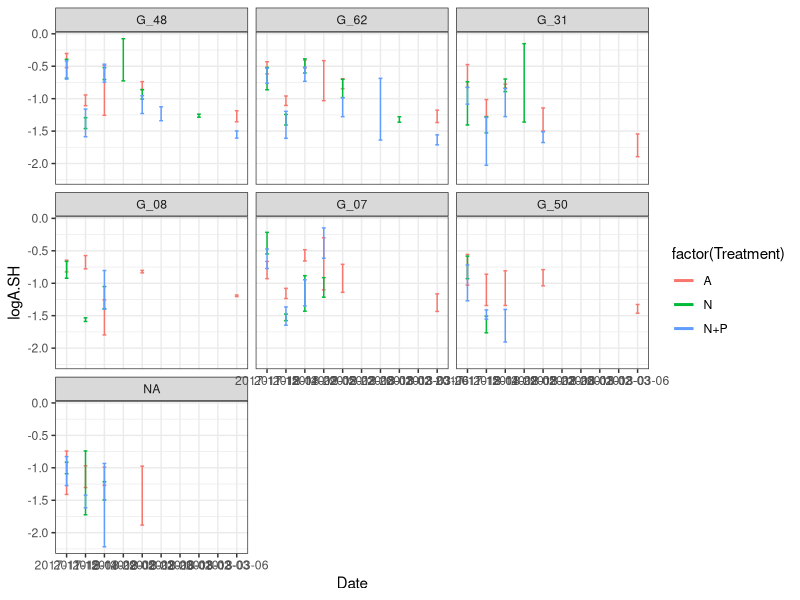
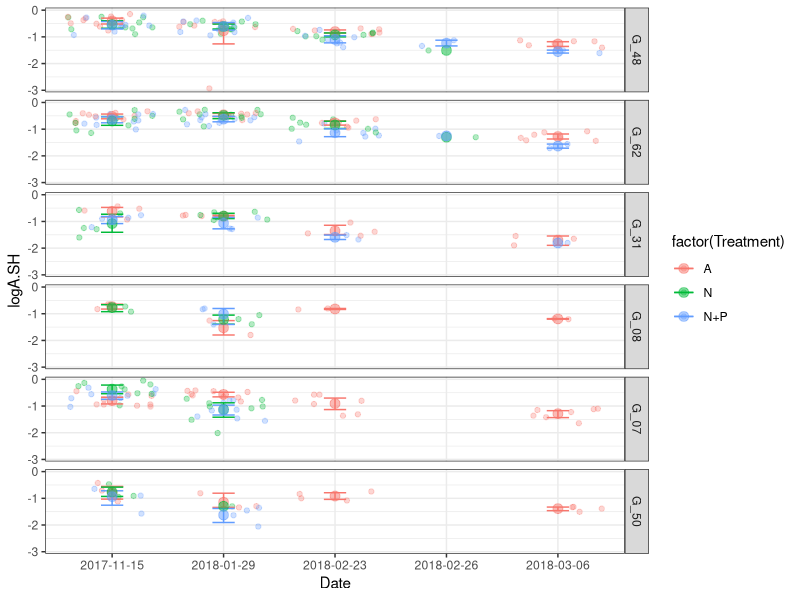
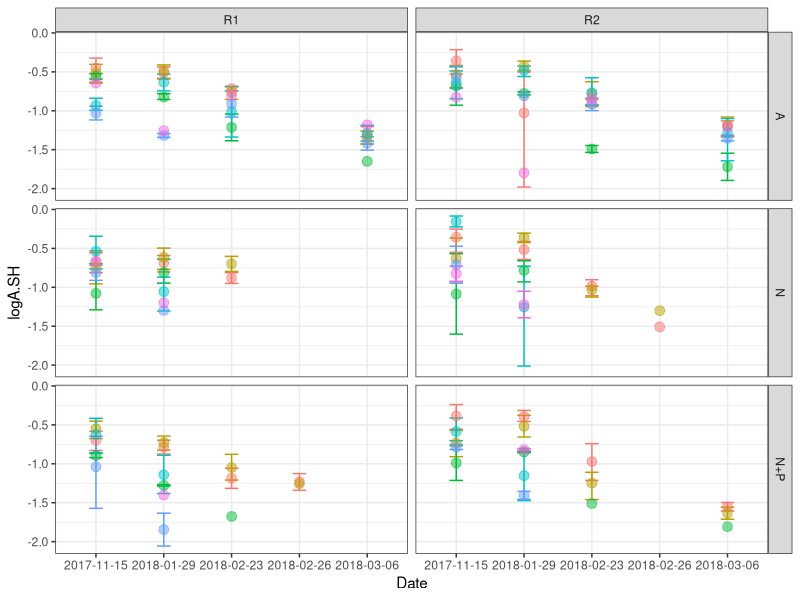
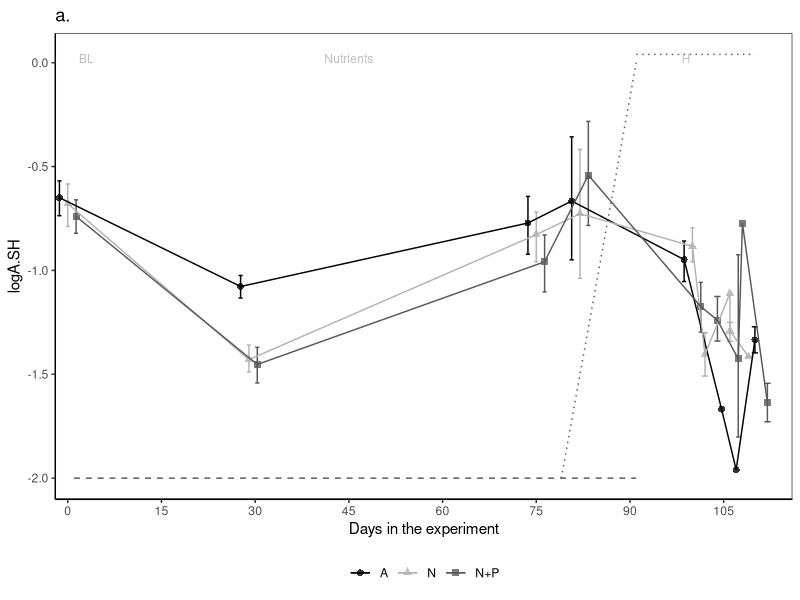
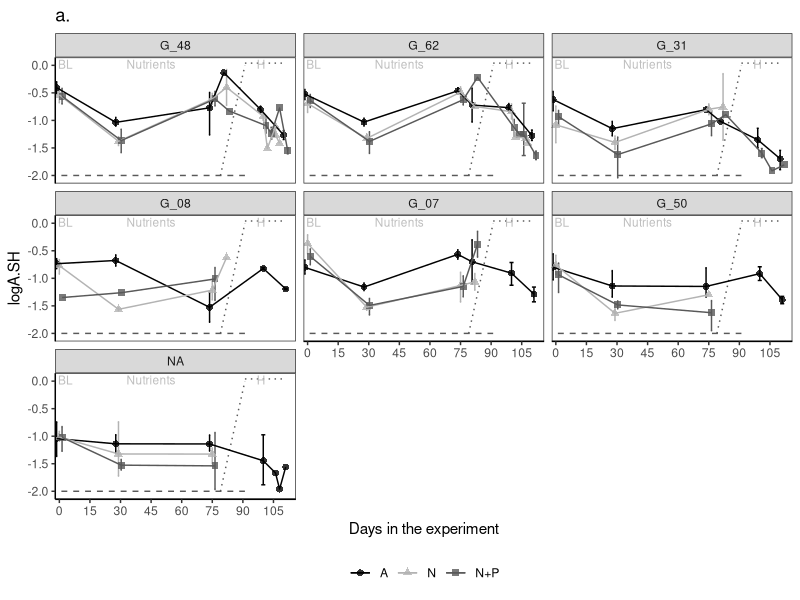
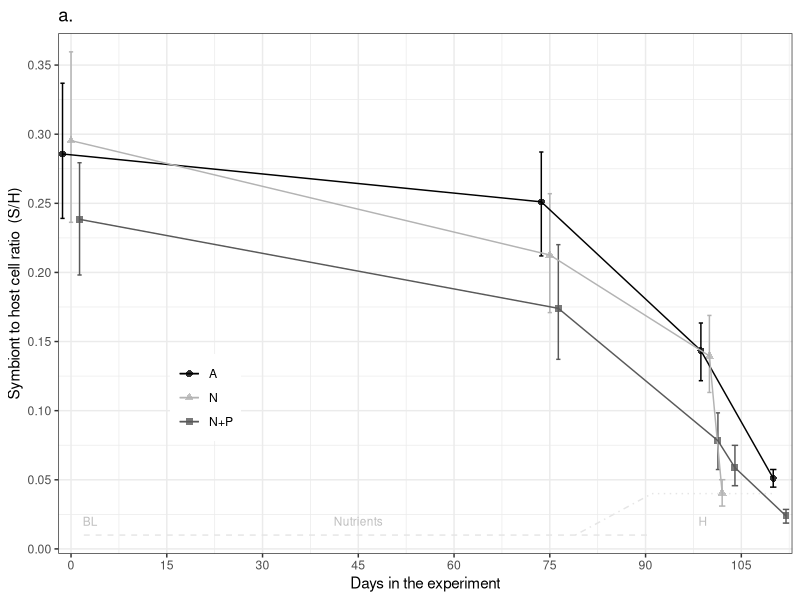
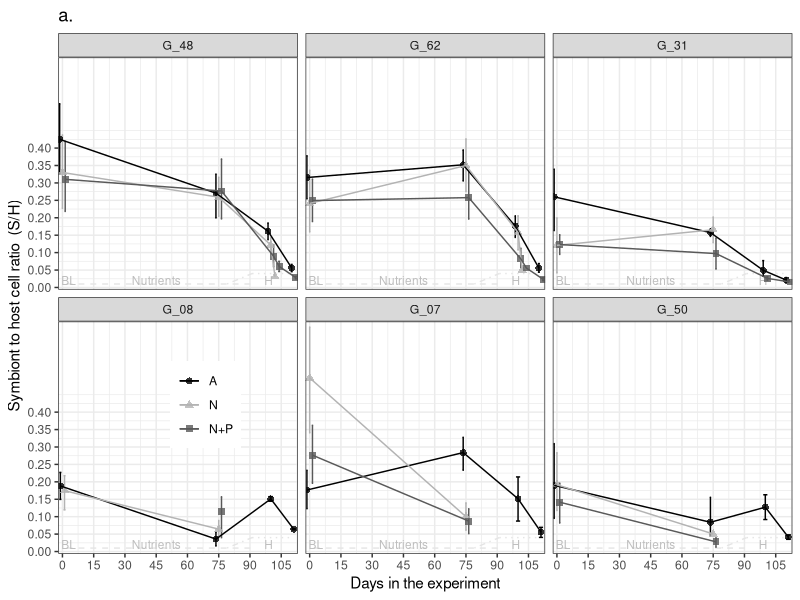
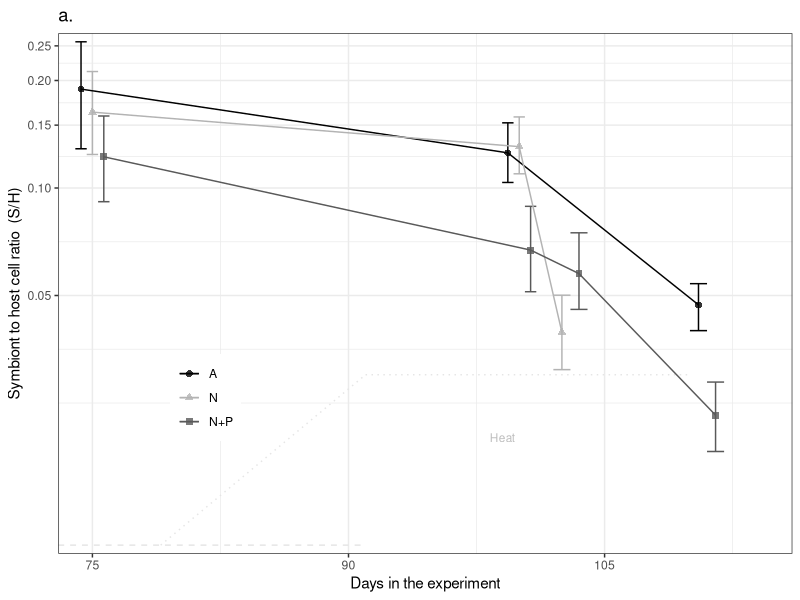

These figures' R source, in order: (Note: this script raises an error after producing the figures.)
## ---- chunk 1
knitr::opts_chunk$set(echo = TRUE, warning=FALSE, message=FALSE)
## ---- chunk 2

# Get all libraries and sources required to run the script
        library(plyr)
        library(dplyr)
        library(reshape2)
        library(ggplot2)
        library(ggthemes)
        library(lme4)
        library(lmerTest)
        library(emmeans)
        library(multcomp)
        library(scales)
        library(skimr)

# Default ggplot settings
Fill.colour<-scale_colour_manual(values = c("black", "gray70", "gray35"))

    ggthe_bw<-theme(plot.background=element_blank(),
          panel.grid.major.y = element_blank(),
          panel.grid.major.x = element_blank(),
          panel.grid.minor.x = element_blank(),
          panel.grid.minor.y = element_blank(),
          legend.box.background = element_rect(),
          panel.background =element_rect(fill = NA, color = "black")
          )+
    theme_bw()
## ---- chunk 3

# Import S/H cell ratio data
qPCR.variables<-read.csv("Outputs/Acer_SH_cell_ratio.csv")

# Variable types 
str(qPCR.variables)
  qPCR.variables$Colony<-as.factor(qPCR.variables$Genotype)
  qPCR.variables$DaysF<-as.factor(qPCR.variables$Days)

  summary(qPCR.variables)
  #skim(qPCR.variables)
  
  ## Genotype information
    MOTE<-read.csv("Genotype_Info.csv", header = TRUE)
    qPCR.variables<-merge(qPCR.variables, MOTE, 
                            by="Genotype", all.x=TRUE)
    
    qPCR.variables$MoteGen<-factor(as.character(
    qPCR.variables$MoteGen), 
                             levels=c("G_48", "G_62","G_31", 
                                      "G_08","G_07", "G_50"))  # Resistance order

## ---- chunk 4
logSHTreatment <- ggplot(qPCR.variables, aes(Date, logA.SH, colour=factor(Treatment))) +
       # geom_jitter(aes(colour=factor(Treatment))) +
       stat_summary(fun.data = "mean_cl_boot",geom = "errorbar", width = 0.2)+
       stat_summary(fun.y=mean, geom="line", size =1) +
       theme_bw() 
logSHTreatment + facet_wrap(~MoteGen)

# Removing weird points (whole fragment samples, between bleaching) and colonies not used (F)
    qPCR.variables_2<-subset(qPCR.variables, Date!="2018-02-05")
    qPCR.variables_2<-subset(qPCR.variables_2, Date!="2017-12-14")
    qPCR.variables_2<-subset(qPCR.variables_2, Date!="2018-03-01")
    qPCR.variables_2<-subset(qPCR.variables_2, Date!="2018-03-02")
    qPCR.variables_2<-subset(qPCR.variables_2, Date!="2018-03-03")
    qPCR.variables_2<-subset(qPCR.variables_2, Colony!="F")
    qPCR.variables_2<-subset(qPCR.variables_2, Sample!="145_T5")
    #qPCR.variables_2<-subset(qPCR.variables_2, Colony!="Yellow")
    

    

logSH_Colony<- ggplot(qPCR.variables_2, aes (Date, logA.SH, colour=factor(Treatment))) +
  geom_jitter(alpha=0.3)+
  stat_summary(fun.data = "mean_cl_boot",geom = "errorbar", width = 0.2 )+
  stat_summary(fun.y=mean, geom="point", size =3, alpha=0.5) +
  stat_summary(fun.y=mean, geom="line") +   theme_bw()
logSH_Colony + facet_grid (MoteGen~.)

logSH_Colony<- ggplot(qPCR.variables_2, aes (Date, logA.SH, colour=factor(Colony))) +
  stat_summary(fun.data = "mean_cl_boot",geom = "errorbar", width = 0.2 )+
  stat_summary(fun.y=mean, geom="point", size =3, alpha=0.5) +
  stat_summary(fun.y=mean, geom="line") +   theme_bw()
logSH_Colony + facet_grid (Treatment~Replicate) +
  theme(legend.position = "none")
## ---- chunk 5
qPCR.variables_2$Survivorship[qPCR.variables_2$MoteGen=="G_48"|
                              qPCR.variables_2$MoteGen=="G_62"|
                              qPCR.variables_2$MoteGen=="G_31"]<-"Resistant"

qPCR.variables_2$Survivorship[qPCR.variables_2$MoteGen=="G_08"|
                              qPCR.variables_2$MoteGen=="G_07"|
                              qPCR.variables_2$MoteGen=="G_50"]<-"Suceptible"
## ---- chunk 6
SH.0<-subset(qPCR.variables_2, Days<2)
  SH.0<-droplevels(SH.0)

SH.C<-subset(qPCR.variables_2, Days<77)
  SH.C<-subset(SH.C, Days>2)
  SH.C<-droplevels(SH.C)

SH.H<-subset(qPCR.variables_2, Days>76)
  SH.H<-droplevels(SH.H)
## ---- chunk 7
Summary_GenetTreatment<-qPCR.variables_2 %>%
        group_by(DaysF, MoteGen, Treatment) %>%
        dplyr::summarise(total.count=n()) 
Summary_GenetTreatment
## ---- chunk 8
Figure4 <- ggplot (qPCR.variables, aes(Days, logA.SH,
                                       colour=Treatment,
                                       #group=Fragment,
                                       shape=Treatment)) + 
    ggthe_bw + Fill.colour+ ggtitle("a.")+
    theme(legend.position="bottom",
        legend.title = element_blank(),
        panel.grid.major = element_blank(), panel.grid.minor = element_blank(),
        panel.background = element_blank(), axis.line = element_line(colour = "black")) +
       #geom_jitter(aes(colour=factor(Replicate))) +
     
        
      annotate("segment", x = 1, xend = 91, y = -2, yend = -2,
                  colour = "gray35", linetype=2)+
      annotate("segment", x = 79, xend = 91, y = -2, yend =0,
                  colour = "gray35", linetype=3)+
      annotate("segment", x = 91, xend = 110, y = 0.04, yend = 0.04,
                  colour = "gray35", linetype=3)+
      annotate("text", x = 3, y = 0.02, label = "BL", size=3, colour="gray")+
      annotate("text", x = 45, y = 0.02, label = "Nutrients", size=3, colour="gray")+
      annotate("text", x = 99, y = 0.02, label = "H", size=3, colour="gray")+
  
    #scale_y_continuous(breaks = seq(0, 0.4, 0.05),
     #                  #limits = c(0,0.5),
      #                 expand = c(0.01,0.01),
       #            name=("Symbiont to host cell ratio  (S/H)")) +
    scale_x_continuous(name="Days in the experiment",
                         limits = c(-2,116),
                         breaks = seq(0, 110, 15),  
                         expand = c(0, 0)) +
    stat_summary(fun.data = "mean_cl_boot",geom = "errorbar", 
                    position = position_dodge(width = 4), width = 2 )+
    stat_summary(fun.y=mean, geom="point", size =2, alpha=0.8, 
                   position = position_dodge(width = 4)) +
    stat_summary(fun.y=mean, geom="line", 
                    position = position_dodge(width = 4))

Figure4
Figure4+facet_wrap(~MoteGen)


#ggsave(file="Outputs/Fig_4_SH_Acer.svg", plot=Figure4, width=3.3, height=3.5)
## ---- chunk 9

Figure4 <- ggplot (qPCR.variables_2, aes(Days, A.Acer, colour=Treatment,
                                          shape=Treatment)) + 
    ggthe_bw + Fill.colour+ ggtitle("a.")+
    theme(legend.position=c(0.2, 0.3),
        legend.title = element_blank()) +
       #geom_jitter(aes(colour=factor(Replicate))) +
     
        
      annotate("segment", x = 2, xend = 91, y = 0.01, yend = 0.01,
                  colour = "gray90", linetype=2)+
      annotate("segment", x = 79, xend = 91, y = 0.01, yend = 0.04,
                  colour = "gray90", linetype=4)+
      annotate("segment", x = 91, xend = 110, y = 0.04, yend = 0.04,
                  colour = "gray90", linetype=3)+
      annotate("text", x = 3, y = 0.02, label = "BL", size=3, colour="gray")+
      annotate("text", x = 45, y = 0.02, label = "Nutrients", size=3, colour="gray")+
      annotate("text", x = 99, y = 0.02, label = "H", size=3, colour="gray")+
  
    scale_y_continuous(breaks = seq(0, 0.4, 0.05),
                       #limits = c(0,0.5),
                       expand = c(0.01,0.01),
                   name=("Symbiont to host cell ratio  (S/H)")) +
    scale_x_continuous(name="Days in the experiment",
                         limits = c(-2,113),
                         breaks = seq(0, 110, 15),  
                         expand = c(0, 0)) +
    stat_summary(fun.data = "mean_cl_boot",geom = "errorbar", 
                    position = position_dodge(width = 4), width = 2 )+
    stat_summary(fun.y=mean, geom="point", size =2, alpha=0.8, 
                   position = position_dodge(width = 4)) +
    stat_summary(fun.y=mean, geom="line", 
                    position = position_dodge(width = 4))

Figure4
Figure4+facet_wrap(~MoteGen)

Figure4 <- ggplot (qPCR.variables_2, aes(Days, A.Acer, colour=Treatment,
                                          shape=Treatment)) + 
    ggthe_bw + Fill.colour+ ggtitle("a.")+
    theme(legend.position=c(0.2, 0.3),
        legend.title = element_blank()) +
       #geom_jitter(aes(colour=factor(Replicate))) +
     
        
      annotate("segment", x = 73, xend = 91, y = 0.01, yend = 0.01,
                  colour = "gray90", linetype=2)+
      annotate("segment", x = 79, xend = 91, y = 0.01, yend = 0.03,
                  colour = "gray90", linetype=3)+
      annotate("segment", x = 91, xend = 110, y = 0.03, yend = 0.03,
                  colour = "gray90", linetype=3)+
      #annotate("text", x = 3, y = 0.02, label = "BL", size=3, colour="gray")+
      annotate("text", x = 45, y = 0.02, label = "Nutrients", size=3, colour="gray")+
      annotate("text", x = 99, y = 0.02, label = "Heat", size=3, colour="gray")+
  
     scale_y_log10(breaks = seq(-0.05, 0.4, 0.05),
                       #limits = c(0,0.5),
                       expand = c(0.01,0.01),
                   name=("Symbiont to host cell ratio  (S/H)")) +
     scale_x_continuous(name="Days in the experiment",
                         limits = c(73,116),
                         breaks = seq(0, 110, 15),  
                         expand = c(0, 0)) +
    stat_summary(fun.data = "mean_cl_boot",geom = "errorbar", 
                    position = position_dodge(width = 2), width = 2 )+
    stat_summary(fun.y=mean, geom="point", size =2, alpha=0.8, 
                   position = position_dodge(width = 2)) +
    stat_summary(fun.y=mean, geom="line", 
                    position = position_dodge(width = 2))

Figure4
Figure4+facet_wrap(~MoteGen)


Figure4 <- ggplot (qPCR.variables_2, aes(Days, logA.SH, colour=Treatment,
                                          shape=Treatment)) + 
    ggthe_bw + Fill.colour+ ggtitle("a.")+
    theme(legend.position="bottom",
        legend.title = element_blank(),
        panel.grid.major = element_blank(), panel.grid.minor = element_blank(),
        panel.background = element_blank(), axis.line = element_line(colour = "black")) +
       #geom_jitter(aes(colour=factor(Replicate))) +
     
        
      annotate("segment", x = 73, xend = 91, y = -2, yend = -2,
                  colour = "gray35", linetype=2)+
      annotate("segment", x = 79, xend = 91, y = -2, yend =0,
                  colour = "gray35", linetype=3)+
      annotate("segment", x = 91, xend = 110, y = 0.04, yend = 0.04,
                  colour = "gray35", linetype=3)+
      annotate("text", x = 3, y = 0.02, label = "BL", size=3, colour="gray")+
      annotate("text", x = 45, y = 0.02, label = "Nutrients", size=3, colour="gray")+
      annotate("text", x = 99, y = 0.02, label = "H", size=3, colour="gray")+
  
    #scale_y_continuous(breaks = seq(0, 0.4, 0.05),
     #                  #limits = c(0,0.5),
      #                 expand = c(0.01,0.01),
       #            name=("Symbiont to host cell ratio  (S/H)")) +
    scale_x_continuous(name="Days in the experiment",
                         limits = c(-2,116),
                         breaks = seq(0, 110, 15),  
                         expand = c(0, 0)) +
    stat_summary(fun.data = "mean_cl_boot",geom = "errorbar", 
                    position = position_dodge(width = 4), width = 2 )+
    stat_summary(fun.y=mean, geom="point", size =2, alpha=0.8, 
                   position = position_dodge(width = 4)) +
    stat_summary(fun.y=mean, geom="line", 
                    position = position_dodge(width = 4))

Figure4
Figure4+facet_wrap(~MoteGen)


#ggsave(file="Outputs/Fig_4_SH_Acer.svg", plot=Figure4, width=3.3, height=3.5)
## ---- chunk 10

Figure4b <- ggplot (subset(qPCR.variables_2, Days!=0), aes(Days, A.Acer, colour=Treatment,
                                          shape=Treatment)) + 
    ggthe_bw + Fill.colour+ ggtitle("a.")+
    theme(legend.position=c(0.2, 0.3),
        legend.title = element_blank()) +
       #geom_jitter() +
     
      annotate("segment", x = 2, xend = 91, y = 0.01, yend = 0.01,
                  colour = "gray90", linetype=1)+
      annotate("segment", x = 79, xend = 91, y = 0.01, yend = 0.04,
                  colour = "gray90", linetype=1)+
      annotate("segment", x = 91, xend = 110, y = 0.04, yend = 0.04,
                  colour = "gray90", linetype=1)+
      annotate("text", x = 45, y = 0.02, label = "Nutrients", size=3)+
      annotate("text", x = 98, y = 0.02, label = "Heat", size=3)+
  
    scale_y_continuous(breaks = seq(0, 0.4, 0.05),
                       #limits = c(0,0.5),
                       expand = c(0.01,0.01),
                   name=("Symbiont to host cell ratio  (S/H)")) +
    # scale_x_continuous(name="Days in the experiment",
    #                      limits = c(-2,113),
    #                      breaks = seq(0, 110, 15),  
    #                      expand = c(0, 0)) +
    scale_x_continuous(name="Days in the experiment",
                         limits = c(73,113),
                         breaks = seq(75, 110, 15),  
                         expand = c(0, 0)) +
    stat_summary(fun.data = "mean_cl_boot",geom = "errorbar", 
                    position = position_dodge(width = 2), width = 2 )+
    stat_summary(fun.y=mean, geom="point", size =2, alpha=0.8, 
                   position = position_dodge(width = 2)) +
    stat_summary(fun.y=mean, geom="line", 
                    position = position_dodge(width = 2))

Figure4b + facet_grid(~Survivorship)

#ggsave(file="Outputs/Fig_4_SH_Acer.svg", plot=Figure4, width=3.5, height=3)
## ---- chunk 11
 # NOT log 10
Figure4_g <- ggplot (qPCR.variables_2, aes(Days, A.Acer, colour=MoteGen)) + 
    ggthe_bw + ggtitle("(c)")+
    theme(legend.position="none",
        legend.title = element_blank()) +
       #geom_jitter(aes(colour=factor(Replicate))) +
     
        
      annotate("segment", x = 2, xend = 91, y = 0.01, yend = 0.01,
                  colour = "gray90", linetype=1)+
      annotate("segment", x = 79, xend = 91, y = 0.01, yend = 0.04,
                  colour = "gray90", linetype=1)+
      annotate("segment", x = 91, xend = 110, y = 0.04, yend = 0.04,
                  colour = "gray90", linetype=1)+
      annotate("text", x = 40, y = 0.02, label = "Nutrients", size=3)+
      annotate("text", x = 98, y = 0.02, label = "H", size=3)+
  
    scale_y_continuous(breaks = seq(0, 0.4, 0.1),
                       #limits = c(0,0.5),
                       expand = c(0.01,0.01),
                   name=("Symbiont to host cell ratio  (S/H)")) +
    scale_x_continuous(name="Days in the experiment",
                         limits = c(-2,113),
                         breaks = seq(0, 110, 30),  
                         expand = c(0.01, 0.01)) +
    stat_summary(fun.data = "mean_cl_boot",geom = "errorbar", 
                    position = position_dodge(width = 2), width = 2 )+
    stat_summary(fun.y=mean, geom="point", size =2, alpha=0.8, 
                   position = position_dodge(width = 2)) +
    stat_summary(fun.y=mean, geom="line", 
                    position = position_dodge(width = 2)) + facet_grid(~MoteGen)
Figure4_g

#ggsave(file="Outputs/Fig_S3_SH_Acer_Genet.svg", plot=Figure4_g, width=6.1, height=3.2)
## ---- chunk 12
Figure4_gen<- ggplot (qPCR.variables_2, aes(Days, A.Acer , colour=Treatment,
                                          shape=Treatment)) + 
    ggthe_bw + Fill.colour+ 
    theme(legend.position="bottom",
       legend.title = element_blank()) +
        
      annotate("segment", x = 2, xend = 91, y = 0.01, yend = 0.01,
                  colour = "gray90", linetype=1)+
      annotate("segment", x = 79, xend = 91, y = 0.01, yend = 0.04,
                  colour = "gray90", linetype=1)+
      annotate("segment", x = 91, xend = 110, y = 0.04, yend = 0.04,
                  colour = "gray90", linetype=1)+
      annotate("text", x = 45, y = 0.02, label = "Nutrients", size=3)+
      annotate("text", x = 99, y = 0.02, label = "H", size=3)+
  
    # scale_y_continuous(breaks = seq(-2, -0.1, 0.25),
    #                    limits = c(-2, -0.1),
    #                    expand = c(0,0),
    #               name=("Symbiont to host cell ratio  - log 10(S/H)")) +
    scale_x_continuous(name="Days in the experiment",
                         limits = c(-2,113),
                         breaks = seq(0, 110, 30),  
                         expand = c(0, 0)) +
    stat_summary(fun.data = "mean_cl_boot", geom = "errorbar", width = 20, 
                    position = position_dodge(width = 2))+
    stat_summary(fun.y=mean, geom="point", size =2, alpha=0.5, 
                   position = position_dodge(width = 2)) +
    stat_summary(fun.y=mean, geom="line", 
                    position = position_dodge(width = 2))+
  facet_wrap(~MoteGen+Replicate)

Figure4_gen
#ggsave(file="Outputs/Fig_S3_SH_Acer_Genotype.svg", plot=Figure4_gen, width=6.1, height=3.5)
## ---- chunk 13
LME_BaseLine<-lmer(logA.SH ~ Treatment + MoteGen + 
                     (1|Replicate) + (1|Survivorship), 
                     data=SH.0)
     step (LME_BaseLine) #  Treatement is not significant
     anova(LME_BaseLine)         
     ranova(LME_BaseLine) # Replicate is mariginally significant       
     
LME_BaseLine1<-lmer(logA.SH ~ MoteGen + (1|Replicate), 
                     data=SH.0)
    step (LME_BaseLine1) #  Treatement is not significant
    anova(LME_BaseLine1)         
    ranova(LME_BaseLine1) # Replicate is mariginally significant       
     

# Multicomp
    Acer.SH.0.emm<-emmeans(LME_BaseLine1, ~MoteGen)
      #contrast(Acer.SH.0.emm, "tukey")
    Acer.SH.0_groups<-cld(Acer.SH.0.emm, by=NULL) # compact-letter display
    Acer.SH.0_groups
  #write.csv(Acer.SH.0_groups, "Outputs/Multicomp_AcerSH_0.csv", row.names = F)
    
# Effect plot
  plot(emmeans(LME_BaseLine1, ~MoteGen), comparisons = TRUE) +
      coord_flip(xlim = NULL, ylim = NULL, expand = TRUE) + theme_bw()
## ---- chunk 14
LME_Acer.C<-lmer(logA.SH ~ Treatment * Survivorship +
                   (1|Replicate) + (1|MoteGen), 
                     data=SH.C)
     step (LME_Acer.C) #  Treatement is ... almost significant?
     anova(LME_Acer.C)         
     ranova(LME_Acer.C) # Replicate is not       
## ---- chunk 15
# Treatment Model          
  LME_Acer.C1<-lmer(logA.SH ~ Treatment * Survivorship + (1|MoteGen), 
                       data=SH.C)
      anova(LME_Acer.C1)         
      ranova(LME_Acer.C1)
      
  # Multicomp
      Acer.SH.C.emm<-emmeans(LME_Acer.C1, ~Treatment* Survivorship)
        #contrast(Acer.SH.0.emm, "tukey")
      Acer.SH.C_groups<-cld(Acer.SH.C.emm, by=NULL) # compact-letter display
      Acer.SH.C_groups
    #write.csv(Acer.SH.C_groups, "Outputs/Multicomp_AcerSH_C.csv", row.names = F)
      
  # Effect plot
    plot(emmeans(LME_Acer.C1, ~Treatment* Survivorship), comparisons = TRUE) +
        coord_flip(xlim = NULL, ylim = NULL, expand = TRUE) + theme_bw()

## ---- chunk 16
# Only Treatment    RAW DATA, NOT FOR STATS!

  LME_Acer.C1<-lmer(A.Acer ~ Treatment * Survivorship + (1|MoteGen), 
                       data=SH.C)
      anova(LME_Acer.C1)         
      ranova(LME_Acer.C1)
      
  # Multicomp
      Acer.SH.C.emm<-emmeans(LME_Acer.C1, ~Treatment)
        #contrast(Acer.SH.0.emm, "tukey")
      Acer.SH.C_groups<-cld(Acer.SH.C.emm, by=NULL) # compact-letter display
      Acer.SH.C_groups
    #write.csv(Acer.SH.C_groups, "Outputs/Multicomp_AcerSH_C.csv", row.names = F)
      
  # Effect plot
    plot(emmeans(LME_Acer.C1, ~Treatment), comparisons = TRUE) +
        coord_flip(xlim = NULL, ylim = NULL, expand = TRUE) + theme_bw()

## ---- chunk 17
# Genet Model
  LME_Acer.C2<-lm(logA.SH ~ Treatment + MoteGen, 
                     data=SH.C)
    anova(LME_Acer.C2)         

    # Multicomp
    Acer.SH.C2.emm<-emmeans(LME_Acer.C2, ~MoteGen)
      #contrast(Acer.SH.0.emm, "tukey")
    Acer.SH.C2_groups<-cld(Acer.SH.C2.emm, by=NULL) # compact-letter display
    Acer.SH.C2_groups
    #write.csv(Acer.SH.C_groups, "Outputs/Multicomp_AcerSH_C.csv", row.names = F)
    
  # Effect plot
    plot(emmeans(LME_Acer.C2, ~MoteGen), comparisons = TRUE) +
        coord_flip(xlim = NULL, ylim = NULL, expand = TRUE) + theme_bw()

## ---- chunk 18
LME_Acer.H<-lmer(logA.SH ~ Treatment * Survivorship + DaysF +
                   (1|Replicate) + (1|MoteGen), 
                     data=SH.H)
     step (LME_Acer.H) #  Treatement is ... almost significant?
     anova(LME_Acer.H)         
     ranova(LME_Acer.H) # Replicate is not   
## ---- chunk 19
# Treatment model          
  LME_Acer.H<-lmer(A.Acer ~ Treatment * DaysF + (1|MoteGen), 
                       data=SH.H)
      step (LME_Acer.H)
      anova(LME_Acer.H)         
      ranova(LME_Acer.H)
  
  # Multicomp
    Acer.SH.H.emm<-emmeans(LME_Acer.H, ~Treatment* DaysF)
        #contrast(Acer.SH.0.emm, "tukey")
      Acer.SH.H_groups<-cld(Acer.SH.H.emm, by=NULL) # compact-letter display
      Acer.SH.H_groups<-Acer.SH.H_groups[order(
          Acer.SH.H_groups$DaysF,
          Acer.SH.H_groups$Treatment),]
      Acer.SH.H_groups
    #write.csv(Acer.SH.H_groups, "Outputs/Multicomp_AcerSH_H.csv", row.names = F)
      
  # Effect plot
    #plot(emmeans(LME_Acer.H, ~Treatment|DaysF), comparisons = TRUE) +
     #   coord_flip(xlim = NULL, ylim = NULL, expand = TRUE) + theme_bw()

## ---- chunk 20
# Genet model          
  LME_Acer.H2<-lmer(logA.SH ~ Treatment * DaysF * Survivorship + (1|MoteGen), 
                       data=SH.H)
  
  LME_Acer.H2<-lm(logA.SH ~ Treatment + DaysF + MoteGen + Treatment:DaysF, 
                       data=SH.H)
      step (LME_Acer.H2)
      anova(LME_Acer.H2)         
  
  
  # Multicomp
  Acer.SH.H2.emm<-emmeans(LME_Acer.H2, ~ Treatment + DaysF + MoteGen + Treatment:DaysF)
        #contrast(Acer.SH.0.emm, "tukey")
      Acer.SH.H2_groups<-cld(Acer.SH.H2.emm, by=NULL) # compact-letter display
      Acer.SH.H2_groups<-Acer.SH.H2_groups[order(
          Acer.SH.H2_groups$Treatment,
          Acer.SH.H2_groups$DaysF,
          Acer.SH.H2_groups$MoteGen),]
      Acer.SH.H2_groups
    #write.csv(Acer.SH.H_groups, "Outputs/Multicomp_AcerSH_H.csv", row.names = F)
      
  # Effect plot
    #plot(emmeans(LME_Acer.H, ~Treatment|DaysF), comparisons = TRUE) +
     #   coord_flip(xlim = NULL, ylim = NULL, expand = TRUE) + theme_bw()

## ---- chunk 21
LM_Acer.qpCR<-lmer (logA.SH ~ Treatment * DaysF +
                  (1|Replicate) + (1|Fragment/MoteGen), data= qPCR.variables_2)
  step(LM_Acer.qpCR)
  anova(LM_Acer.qpCR)
  ranova(LM_Acer.qpCR)

LM_Acer.qPCR2<-lmer(logA.SH ~Treatment * DaysF + (1|MoteGen),
                      data= qPCR.variables_2)
  step(LM_Acer.qPCR2)
  anova(LM_Acer.qPCR2)
  ranova(LM_Acer.qPCR2)

# Multicomp
Acer.SH.emm<-emmeans(LM_Acer.qPCR2, ~Treatment * DaysF)
      #contrast(Acer.SH.emm, "tukey")
      #pairs(Acer.SH.emm) # same than contrast(Acer.YII.emm, "tukey")
    Acer.SH_groups<-cld(Acer.SH.emm, by=NULL) # compact-letter display
    Acer.SH_groups<-Acer.SH_groups[order(Acer.SH_groups$Day, Acer.SH_groups$Treatment), ]
    Acer.SH_groups
#write.csv(Acer.SH_groups, "Outputs/Multicomp_AcerSH.csv", row.names = F)
      
      
# Effect plot options
emmip(LM_Acer.qPCR2, ~DaysF|Treatment, 
      CIs = TRUE, aes(Colony=factor(Treatment))) + theme_bw() # interaction plot of predictions
## ---- chunk 22
LM_Acer.qpCR<-lmer (logA.SH ~ Treatment * MoteGen * DaysF +
                  (1|Replicate) + (1|Fragment), data= qPCR.variables_2)
step(LM_Acer.qpCR)
anova(LM_Acer.qpCR)
ranova(LM_Acer.qpCR)

LM_Acer.qPCR2<-lm(logA.SH ~Treatment * MoteGen * DaysF,
                      data= qPCR.variables_2)
step(LM_Acer.qPCR2)
anova(LM_Acer.qPCR2)

# Multicomp
Acer.SH.emm<-emmeans(LM_Acer.qPCR2, ~Treatment + DaysF)
      #contrast(Acer.SH.emm, "tukey")
      #pairs(Acer.SH.emm) # same than contrast(Acer.YII.emm, "tukey")
    Acer.SH_groups<-cld(Acer.SH.emm, by=NULL) # compact-letter display
    Acer.SH_groups<-Acer.SH_groups[order(Acer.SH_groups$Day, Acer.SH_groups$Treatment), ]
    Acer.SH_groups
#write.csv(Acer.SH_groups, "Outputs/Multicomp_AcerSH.csv", row.names = F)
      
      
# Effect plot options
emmip(LM_Acer.qPCR2, ~DaysF|Treatment|MoteGen, CIs = TRUE,  aes(colour=factor(Treatment))) + theme_bw() + facet_grid(MoteGen~Treatment)

## ---- chunk 23
# Creates bibliography 
#knitr::write_bib(c(.packages()), "packages.bib")
